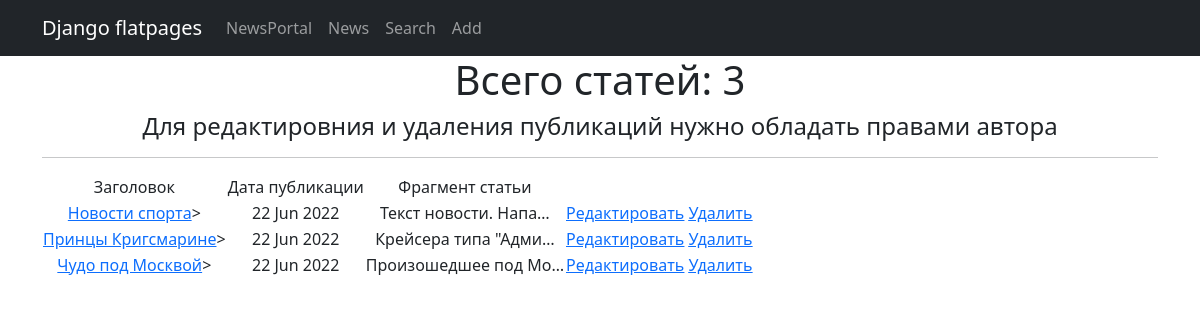
Before: /news/ with the older database file.
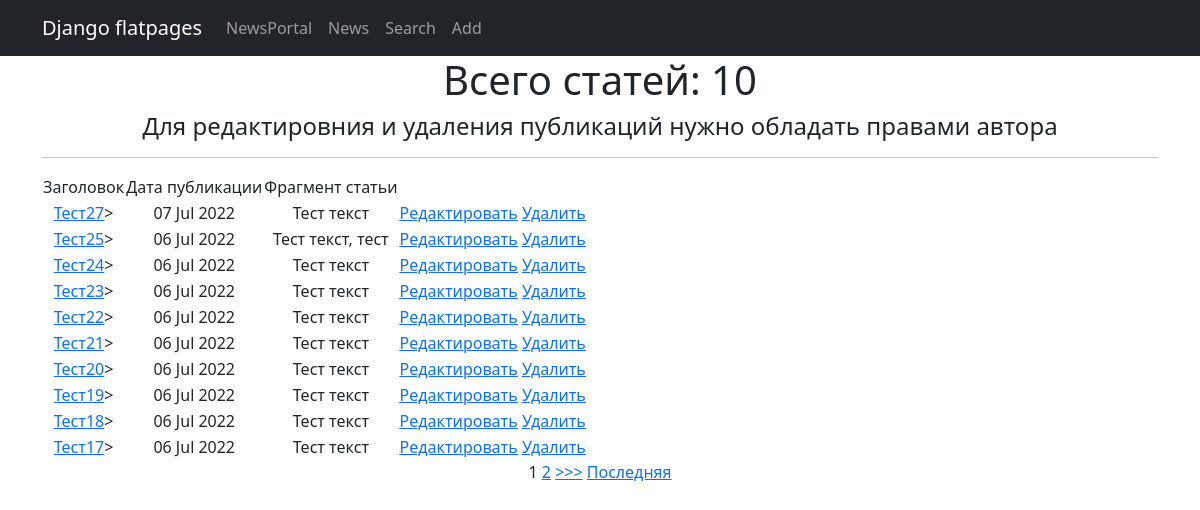
After: the same page with the newer database file.
### News/models.py (models this page shows, shortened)
class Post(models.Model):
    author_post = models.ForeignKey(Author, on_delete=models.CASCADE)
    сhoice_post = models.CharField(max_length=2, choices=POSITIONS, default=news)
    date_post = models.DateTimeField(auto_now_add=True)
    links_posts = models.ManyToManyField(Category, through='PostCategory')
    heading_post = models.CharField(max_length=255)
    text_post = models.TextField()
    rating_post = models.IntegerField(default=0)

### News/views.py (the view)
# urls.py: path('', NewsList.as_view()),
class NewsList(ListView):
    model = Post
    ordering = '-id'
    template_name = 'news.html'
    context_object_name = 'news'
    paginate_by = 10
    def get_context_data(self, **kwargs):
        context = super().get_context_data(**kwargs)
        return context

### News/templatetags/censor_filters.py (called while the page is built)
@register.filter()
def censor(value):
    try:
        if not isinstance(value, str):
            raise AttributeError("Ошибка! Вы применяете фильтр не к строковому типу данных.")
        value = value.split()
        for i, word in enumerate(value):
            if any(stor_word in word for stor_word in stop_list):
                value[i] = word[0] + "".join('*' if cen.isalpha() else cen for cen in word)
                value[i] = value[i].replace('*', '', 1)
        return " ".join(value)
    except TypeError:
        print('Error')

### templates/news.html (shortened to what this page needs)
{% extends 'flatpages/default.html' %}
{% load censor_filters %}
{% block content %}
    <h1>Всего статей: {{ news|length }}</h1>
    <h4>Для редактировния и удаления публикаций нужно обладать правами автора</h4>
    <hr>
    {% if news %}
         <table>
           <tr>
               <td>Заголовок</td>
               <td>Дата публикации</td>
               <td>Фрагмент статьи</td>
           </tr>
             {% for onenews in news %}
           <tr>
               <td><a href = "{% url 'onenews' onenews.id %}">{{ onenews.heading_post|censor }}</a>></td>
               <td>{{ onenews.date_post|date:'d M Y'}}</td>
               <td>{{ onenews.text_post|truncatechars:20|censor }}</td>
               <td><a href="{% url 'edit' onenews.id %}"><u>Редактировать</u></a>
                    <a href="{% url 'delete' onenews.id %}"><u> Удалить </u></a> </td>
           </tr>
             {% endfor %}
         </table>
    {% else %}
        <h2>Новостей нет!</h2>
    {% endif %}
    {% if is_paginated %}
        {% for num in page_obj.paginator.page_range %}
            {% if page_obj.number == num %}
                <a>{{ num }}</a>
            {% elif num > page_obj.number|add:'-2' and num < page_obj.number|add:'2' %}
                <a href="?page={{ num }}">{{ num }}</a>
            {% endif %}
        {% endfor %}
        {% if page_obj.has_next %}
            <a href="?page={{ page_obj.next_page_number }}">>>></a>
            <a href="?page={{ page_obj.paginator.num_pages }}">Последняя</a>
        {% endif %}
    {% endif %}
{% endblock content %}

Changed rows visible on the page:
no longer on this page (row unchanged): Post: heading_post|censor "Новости спорта", date_post "22 Jun 2022", text_post|censor "Текст новости. Напа…"
no longer on this page (row unchanged): Post: heading_post|censor "Принцы Кригсмарине", date_post "22 Jun 2022", text_post|censor "Крейсера типа \"Адми…"
no longer on this page (row unchanged): Post: heading_post|censor "Чудо под Москвой", date_post "22 Jun 2022", text_post|censor "Произошедшее под Мо…"
added Post: heading_post|censor "Тест27", date_post "07 Jul 2022", text_post|censor "Тест текст"
added Post: heading_post|censor "Тест25", date_post "06 Jul 2022", text_post|censor "Тест текст, тест"
added Post: heading_post|censor "Тест24", date_post "06 Jul 2022", text_post|censor "Тест текст"
added Post: heading_post|censor "Тест23", date_post "06 Jul 2022", text_post|censor "Тест текст"
added Post: heading_post|censor "Тест22", date_post "06 Jul 2022", text_post|censor "Тест текст"
added Post: heading_post|censor "Тест21", date_post "06 Jul 2022", text_post|censor "Тест текст"
added Post: heading_post|censor "Тест20", date_post "06 Jul 2022", text_post|censor "Тест текст"
added Post: heading_post|censor "Тест19", date_post "06 Jul 2022", text_post|censor "Тест текст"
added Post: heading_post|censor "Тест18", date_post "06 Jul 2022", text_post|censor "Тест текст"
added Post: heading_post|censor "Тест17", date_post "06 Jul 2022", text_post|censor "Тест текст"
Other visible differences:
{{ news|length }}: "3" → "10"
new list line: "1"
new list line: "2"
text now shown: ">>> Последняя"
